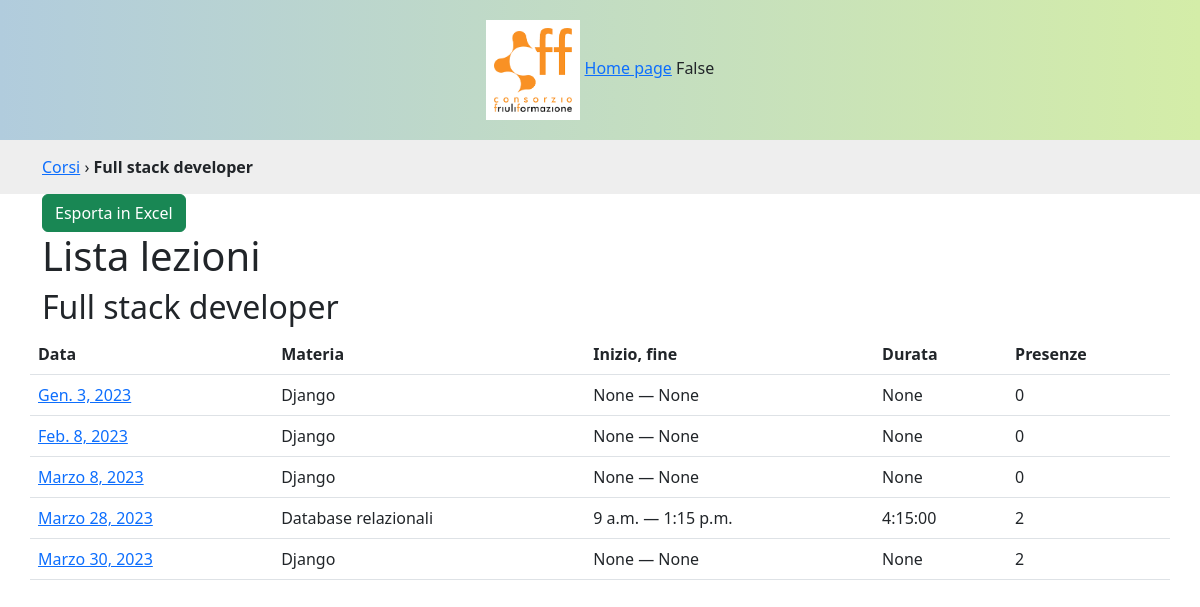
The page /corsi/1/lezioni/ on the database as committed earlier.
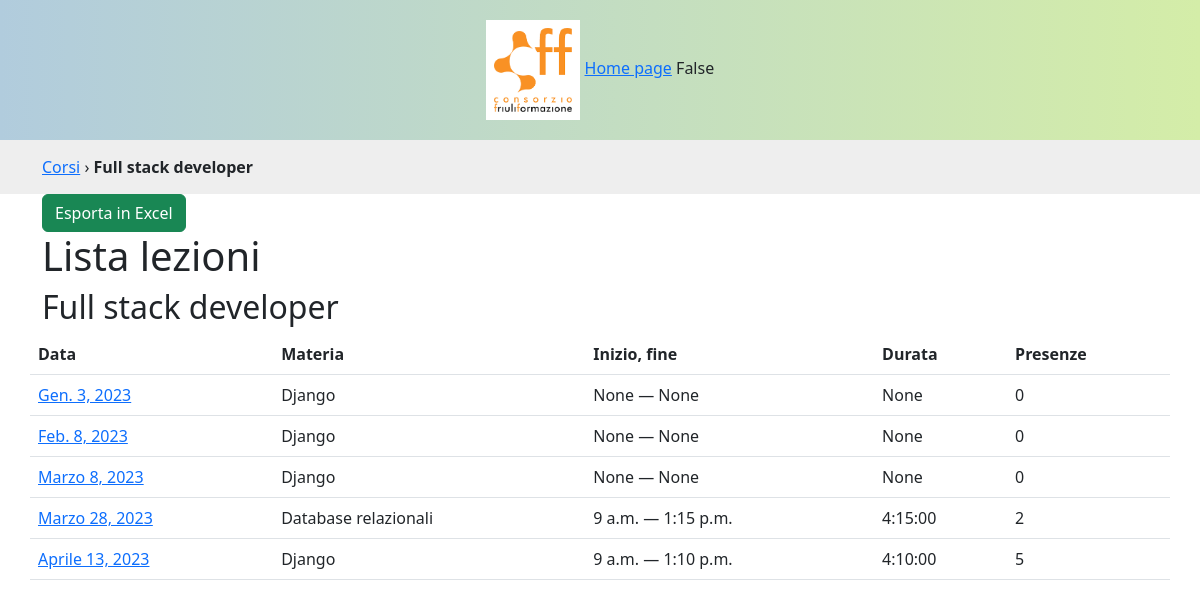
The same page on the database as committed later.
### lezioni/models.py (models this page shows, shortened)
class Lezione(models.Model):
    TIPI_LEZIONE = (
        (None, 'Seleziona...'),
        ('T', 'Teoria'),
        ('P', 'Pratica'),
    )
    materia = models.ForeignKey(Materia, on_delete=models.PROTECT, related_name="lezioni")
    argomento = models.TextField(verbose_name="Di cosa avete parlato?", null=True, blank=True, help_text="Scrivi almeno 3 parole")
    data = models.DateField()
    online = models.BooleanField(default=False)
    tipologia = models.CharField(max_length=1, choices=TIPI_LEZIONE, null=True)
    ora_inizio = models.TimeField(null=True, blank=True)
    ora_fine = models.TimeField(null=True, blank=True)
    def durata(self):
        from datetime import datetime, date
        if self.ora_inizio and self.ora_fine:
            return datetime.combine(date.today(), self.ora_fine) - datetime.combine(date.today(), self.ora_inizio)
    class Meta:
        verbose_name_plural = 'Lezioni'
        ordering = ['-data']

class Materia(models.Model):
    nome = models.CharField(max_length=100)
    modulo = models.ForeignKey(Modulo, on_delete=models.PROTECT, related_name="materie")
    docente = models.ForeignKey(Persona, on_delete=models.PROTECT, null=True, blank=True, related_name='materie')
    def __str__(self):
        return self.nome
    class Meta:
        verbose_name_plural = 'Materie'

### lezioni/views.py (the view, shortened to what this page needs)
# urls.py: path('corsi/<int:id>/lezioni/', views.lezioni, name='lezioni'),
def lezioni(request, id):
    import openpyxl
    corso = Corso.objects.get(id=id)
    lezioni = Lezione.objects.filter(materia__modulo__corso=corso).order_by('data')
    context = {
        'corso': corso,
        'lezioni': lezioni
    }
    return render(request, 'lezioni.html', context)

### lezioni/models.py (called while the page is built)
    def __str__(self):
        return self.titolo

### lezioni/templates/lezioni.html
{% extends 'base.html' %}
{% block breadcrumbs %}
<div id="breadcrumbs">
    <div class="container">
        <a href="{% url 'corsi' %}">Corsi</a> › <strong>{{corso}}</strong>
    </div>
</div>
{% endblock %}
{% block content %}
<a href="?excel" class="btn btn-success">Esporta in Excel</a>
<div class="row">
    <h1>Lista lezioni</h1>
        <h2>{{corso}}</h2>
    <table class="table">
        <tr>
            <th>Data</th>
            <th>Materia</th>
            <th>Inizio, fine</th>
            <th>Durata</th>
            <th>Presenze</th>
        </tr>
    {% for lezione in lezioni %}
        <tr>
            <td><a href="{% url 'dettaglio_lezione' lezione.pk %}">{{lezione.data}}</a></td>
            <td>{{lezione.materia}}</td>
            <td>{{lezione.ora_inizio}} — {{lezione.ora_fine}}</td>
            <td>{{lezione.durata}}</td>
            <td>{{lezione.presenze.count}}</td>
        </tr>
    {% endfor %}
    </table>
</div>
{% endblock content %}

Rows that differ between the two databases and show on the page:
changed Lezione: data "Marzo 30, 2023" → "Aprile 13, 2023"; ora_inizio "None" → "9 a.m."; ora_fine "None" → "1:10 p.m."; durata "None" → "4:10:00"; presenze.count "2" → "5"
